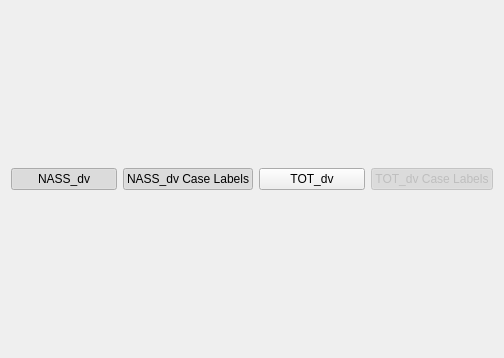
<?xml version="1.0" encoding="UTF-8"?>
<ui version="4.0">
 <class>ScatterTab</class>
 <widget class="QWidget" name="ScatterTab">
  <property name="geometry">
   <rect>
    <x>0</x>
    <y>0</y>
    <width>504</width>
    <height>358</height>
   </rect>
  </property>
  <property name="windowTitle">
   <string>Scatterplot</string>
  </property>
  <layout class="QGridLayout" name="gridLayout">
   <item row="1" column="1">
    <widget class="QPushButton" name="nassDataBtn">
     <property name="text">
      <string>NASS_dv</string>
     </property>
     <property name="checkable">
      <bool>true</bool>
     </property>
     <property name="checked">
      <bool>true</bool>
     </property>
    </widget>
   </item>
   <item row="1" column="2">
    <widget class="QPushButton" name="nassLabelBtn">
     <property name="text">
      <string>NASS_dv Case Labels</string>
     </property>
     <property name="checkable">
      <bool>true</bool>
     </property>
     <property name="checked">
      <bool>true</bool>
     </property>
    </widget>
   </item>
   <item row="1" column="3">
    <widget class="QPushButton" name="totalDataBtn">
     <property name="text">
      <string>TOT_dv</string>
     </property>
     <property name="checkable">
      <bool>true</bool>
     </property>
    </widget>
   </item>
   <item row="1" column="4">
    <widget class="QPushButton" name="totalLabelBtn">
     <property name="enabled">
      <bool>false</bool>
     </property>
     <property name="text">
      <string>TOT_dv Case Labels</string>
     </property>
     <property name="checkable">
      <bool>true</bool>
     </property>
     <property name="checked">
      <bool>true</bool>
     </property>
    </widget>
   </item>
   <item row="0" column="1" colspan="4">
    <layout class="QVBoxLayout" name="scatterLayout"/>
   </item>
  </layout>
 </widget>
 <resources/>
 <connections/>
</ui>
